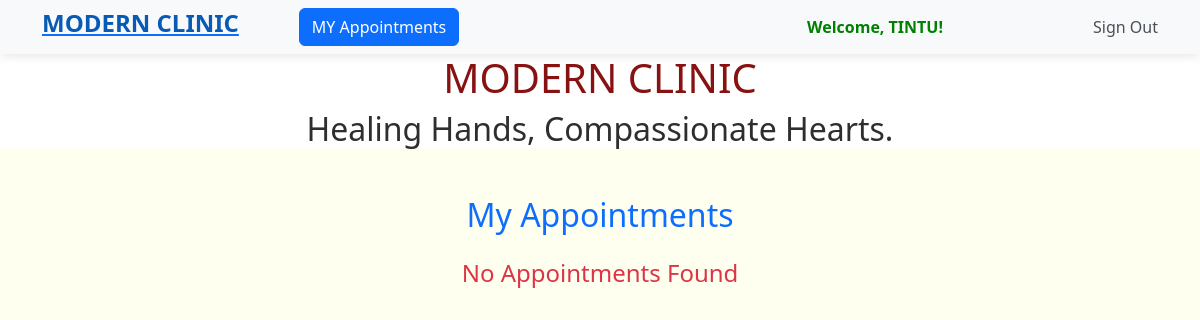
Page /my_appointments/ (signed in) on the earlier database version.
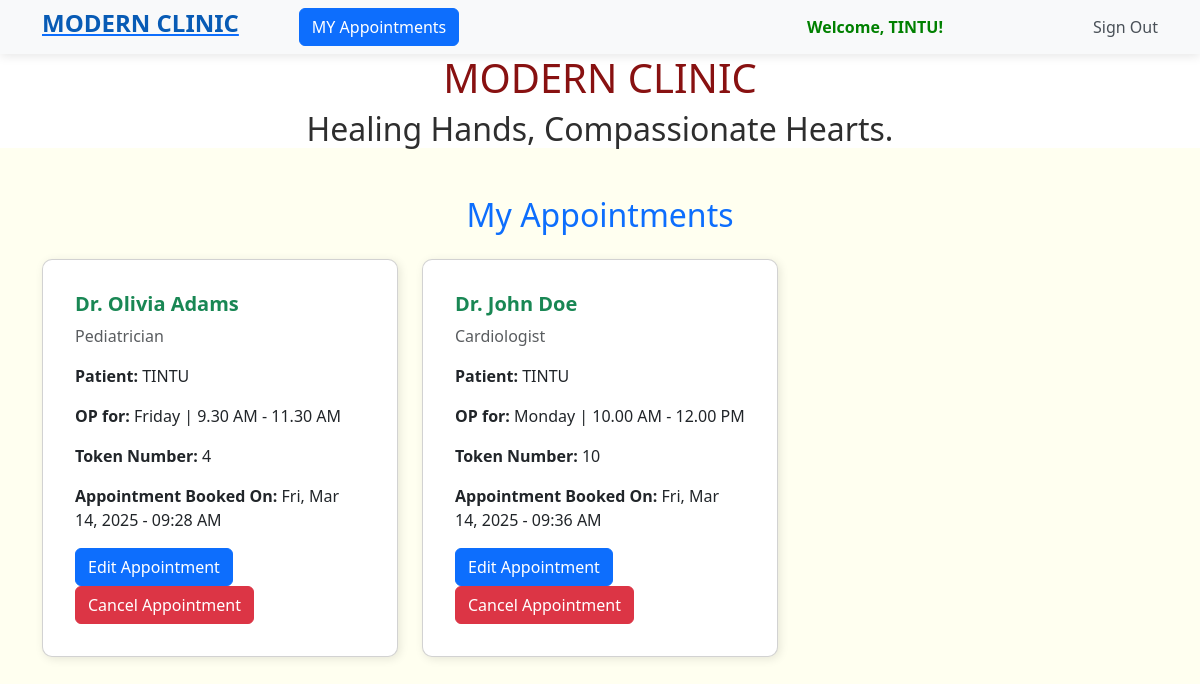
Same page on the later database version.
### booking/models.py (models this page shows, shortened)
class Appointment(models.Model):
    user = models.ForeignKey(User,on_delete=models.CASCADE)
    contact_no = models.PositiveIntegerField(null=True)
    doctor = models.ForeignKey(TeamofDoctors,on_delete=models.CASCADE)
    token = models.OneToOneField(Token,on_delete=models.CASCADE)
    booking_datetime = models.DateTimeField(default=timezone.now)

class TeamofDoctors(models.Model):
    name = models.CharField(max_length=50,null=True,blank=True)
    specialization = models.CharField(max_length=50,null=True,blank=True)
    op_date = models.CharField(max_length=250,null=True,blank=True)

class Token(models.Model):
    doctor = models.ForeignKey(TeamofDoctors,on_delete=models.CASCADE)
    token_number = models.PositiveIntegerField()
    is_booked = models.BooleanField(default=False)

### booking/views.py (the view)
# urls.py: path('my_appointments/',views.view_appointments,name="my_appointments"),
@login_required
def view_appointments(request):
    appointments = Appointment.objects.filter(user=request.user)
    return render(request,"booking/my_appointments.html",{'appointments':appointments})

### booking/templates/booking/my_appointments.html (shortened to what this page needs)
<!DOCTYPE html>
{% extends 'booking/home.html'%}
{% block content %}
<html lang="en">
<head>
    <link rel="stylesheet" href="https://cdn.jsdelivr.net/npm/bootstrap@5.3.0/dist/css/bootstrap.min.css">
</head>
<body>
    <div class="container mt-5">
        <h2 class="text-center text-primary mb-4">My Appointments</h2>
        <div class="row">
            {% if appointments %}
                {% for appointment in appointments %}
                <div class="col-md-4 mb-4">
                    <div class="card appointment-card p-3">
                        <div class="card-body">
                            <h5 class="card-title text-success"><strong>{{ appointment.doctor.name }}</strong></h5>
                            <p class="text-muted">{{ appointment.doctor.specialization }}</p>
                            <p><strong>Patient:</strong> {{ appointment.user | upper}}</p>
                            <p><strong>OP for:</strong> {{ appointment.doctor.op_date}}</p>
                            <p><strong>Token Number:</strong> {{ appointment.token.token_number }}</p>
                            <p><strong>Appointment Booked On: </strong>{{ appointment.booking_datetime|date:"D, M d, Y - h:i A" }}</p>
                            <a href="{% url 'edit_appointment' appointment.doctor.id appointment.token.token_number %}"><button class="btn btn-primary">Edit Appointment</button></a>
                           <a href="{% url 'cancel_appointment' appointment.doctor.id appointment.token.token_number %}"><button class="btn btn-danger">Cancel Appointment</button></a>
                        </div>
                    </div>
                </div>
                {% endfor %}
            {% else %}
                <div class="col-12 text-center">
                    <h4 class="text-danger">No Appointments Found</h4>
                </div>
            {% endif %}
        </div>
    </div>
</body>
</html>
{% endblock %}

Differences in the rows shown:
added Appointment: doctor.name "Dr. Olivia Adams", doctor.specialization "Pediatrician", user "TINTU", doctor.op_date "Friday | 9.30 AM - 11.30 AM", token.token_number "4", booking_datetime "Fri, Mar 14, 2025 - 09:28 AM"
added Appointment: doctor.name "Dr. John Doe", doctor.specialization "Cardiologist", user "TINTU", doctor.op_date "Monday | 10.00 AM - 12.00 PM", token.token_number "10", booking_datetime "Fri, Mar 14, 2025 - 09:36 AM"
Other differences:
text no longer shown: "No Appointments Found"
